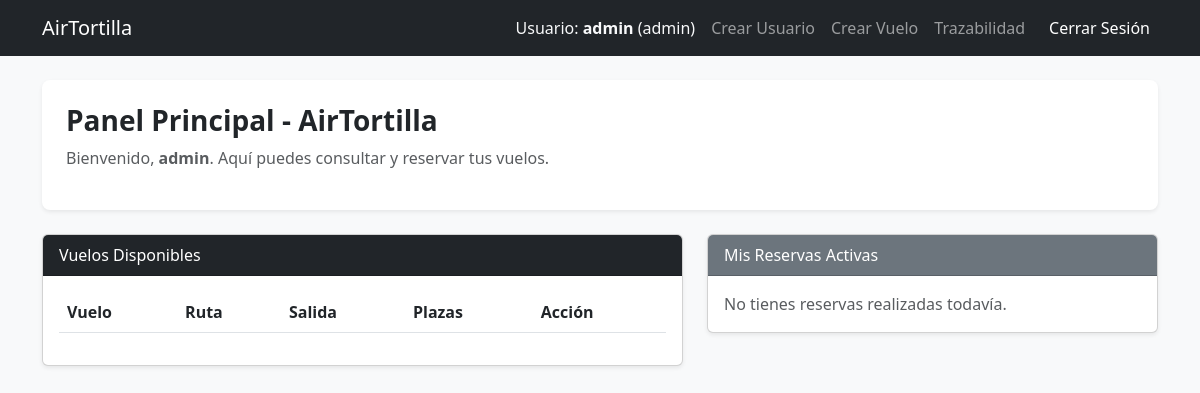
Page / (signed in) on the earlier database version.
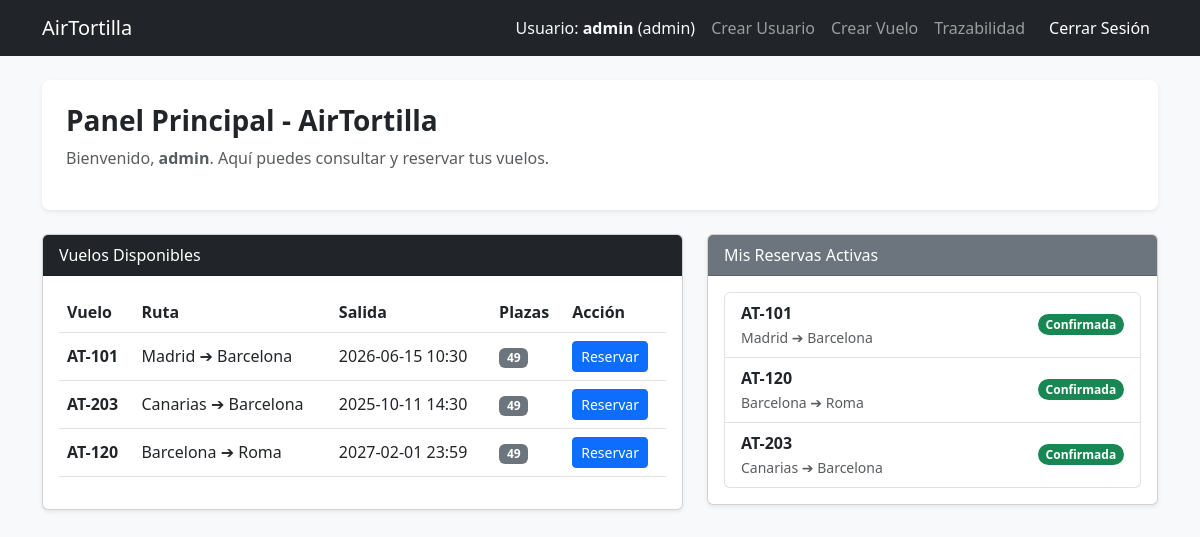
Same page on the later database version.
### app.py (models this page shows)
class User(UserMixin, db.Model):
  id = db.Column(db.Integer, primary_key=True)
  username = db.Column(db.String(150), unique=True, nullable=False)
  password = db.Column(db.String(255), nullable=False)
  role = db.Column(
      db.String(50), nullable=False, default='empleado'
  )  # 'admin' o 'empleado'

class Flight(db.Model):
  id = db.Column(db.Integer, primary_key=True)
  flight_number = db.Column(db.String(50), unique=True, nullable=False)
  origin = db.Column(db.String(100), nullable=False)
  destination = db.Column(db.String(100), nullable=False)
  departure_time = db.Column(db.DateTime, nullable=False)
  seats_available = db.Column(db.Integer, nullable=False)

class Reservation(db.Model):
  id = db.Column(db.Integer, primary_key=True)
  user_id = db.Column(db.Integer, db.ForeignKey('user.id'), nullable=False)
  flight_id = db.Column(db.Integer, db.ForeignKey('flight.id'), nullable=False)
  booking_date = db.Column(db.DateTime, default=datetime.utcnow)
  user = db.relationship('User', backref=db.backref('reservations', lazy=True))
  flight = db.relationship(
      'Flight', backref=db.backref('reservations', lazy=True)
  )

### app.py (the view)
@app.route('/')
@login_required
def index():
  flights = Flight.query.all()
  user_reservations = Reservation.query.filter_by(user_id=current_user.id).all()
  return render_template(
      'index.html', flights=flights, user_reservations=user_reservations
  )

### app.py (called while the page is built)
@login_manager.user_loader
def load_user(user_id):
  return User.query.get(int(user_id))

### templates/index.html
{% extends "base.html" %}
{% block content %}
<div class="row">
    <div class="col-md-12 mb-4">
        <div class="p-4 bg-white rounded-3 shadow-sm">
            <h1 class="h3 fw-bold">Panel Principal - AirTortilla</h1>
            <p class="text-muted">Bienvenido, <strong>{{ current_user.username }}</strong>. Aquí puedes consultar y reservar tus vuelos.</p>
        </div>
    </div>
    <div class="col-md-7">
        <div class="card shadow-sm mb-4">
            <div class="card-header bg-dark text-white">Vuelos Disponibles</div>
            <div class="card-body">
                <table class="table table-hover align-middle">
                    <thead>
                        <tr>
                            <th>Vuelo</th>
                            <th>Ruta</th>
                            <th>Salida</th>
                            <th>Plazas</th>
                            <th>Acción</th>
                        </tr>
                    </thead>
                    <tbody>
                        {% for flight in flights %}
                        <tr>
                            <td><strong>{{ flight.flight_number }}</strong></td>
                            <td>{{ flight.origin }} ➔ {{ flight.destination }}</td>
                            <td>{{ flight.departure_time.strftime('%Y-%m-%d %H:%M') }}</td>
                            <td><span class="badge bg-secondary">{{ flight.seats_available }}</span></td>
                            <td>
                                <form action="{{ url_for('book_flight', flight_id=flight.id) }}" method="POST">
                                    <button type="submit" class="btn btn-sm btn-primary {% if flight.seats_available == 0 %}disabled{% endif %}">Reservar</button>
                                </form>
                            </td>
                        </tr>
                        {% endfor %}
                    </tbody>
                </table>
            </div>
        </div>
    </div>
    <div class="col-md-5">
        <div class="card shadow-sm mb-4">
            <div class="card-header bg-secondary text-white">Mis Reservas Activas</div>
            <div class="card-body">
                {% if user_reservations %}
                    <ul class="list-group">
                        {% for res in user_reservations %}
                        <li class="list-group-item d-flex justify-content-between align-items-center">
                            <div>
                                <strong>{{ res.flight.flight_number }}</strong><br>
                                <small class="text-muted">{{ res.flight.origin }} ➔ {{ res.flight.destination }}</small>
                            </div>
                            <span class="badge bg-success rounded-pill">Confirmada</span>
                        </li>
                        {% endfor %}
                    </ul>
                {% else %}
                    <p class="text-muted mb-0">No tienes reservas realizadas todavía.</p>
                {% endif %}
            </div>
        </div>
    </div>
</div>
{% endblock %}

### templates/base.html (shortened to what this page needs)
<!DOCTYPE html>
<html lang="es">
<head>
    <link href="https://cdn.jsdelivr.net/npm/bootstrap@5.3.0/dist/css/bootstrap.min.css" rel="stylesheet">
</head>
<body class="bg-light">
    <nav class="navbar navbar-expand-lg navbar-dark bg-dark mb-4">
        <div class="container">
            <a class="navbar-brand" href="{{ url_for('index') }}">AirTortilla</a>
            {% if current_user.is_authenticated %}
                <ul class="navbar-nav ms-auto">
                    <li class="nav-item"><span class="nav-link text-light">Usuario: <strong>{{ current_user.username }}</strong> ({{ current_user.role }})</span></li>
                    {% if current_user.role == 'admin' %}
                        <li class="nav-item"><a class="nav-link" href="{{ url_for('create_user') }}">Crear Usuario</a></li>
                        <li class="nav-item"><a class="nav-link" href="{{ url_for('create_flight') }}">Crear Vuelo</a></li>
                        <li class="nav-item"><a class="nav-link" href="{{ url_for('view_audit_logs') }}">Trazabilidad</a></li>
                    {% endif %}
                    <li class="nav-item"><a class="nav-link btn btn-outline-danger btn-sm text-white ms-2" href="{{ url_for('logout') }}">Cerrar Sesión</a></li>
                </ul>
            {% endif %}
        </div>
    </nav>
    <div class="container">
        {% block content %}{% endblock %}
    </div>
</body>
</html>

Differences in the rows shown:
added Flight: flight_number "AT-101", origin "Madrid", destination "Barcelona", departure_time "2026-06-15 10:30", seats_available "49"
added Flight: flight_number "AT-203", origin "Canarias", destination "Barcelona", departure_time "2025-10-11 14:30", seats_available "49"
added Flight: flight_number "AT-120", origin "Barcelona", destination "Roma", departure_time "2027-02-01 23:59", seats_available "49"
added Reservation: flight.flight_number "AT-101", flight.origin "Madrid", flight.destination "Barcelona"
added Reservation: flight.flight_number "AT-120", flight.origin "Barcelona", flight.destination "Roma"
added Reservation: flight.flight_number "AT-203", flight.origin "Canarias", flight.destination "Barcelona"
Other differences:
text no longer shown: "No tienes reservas realizadas todavía."
